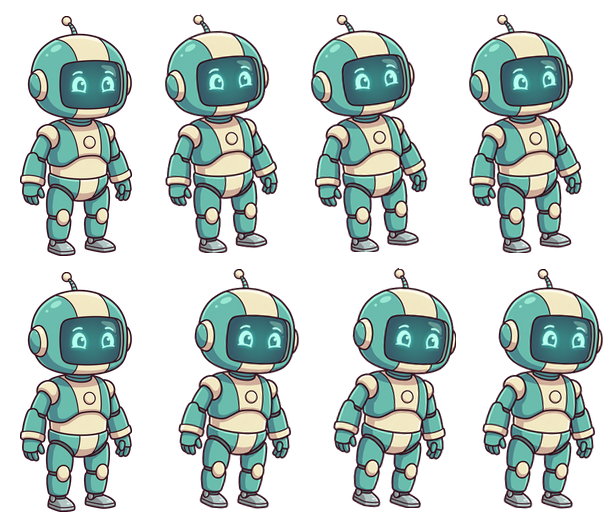
#> input picture examples/content/characters/robot/dance.png, 608 x 512 px
$ python signals.py ../../examples/content/characters/robot/dance.png ../../examples/content/characters/robot/robot.png
#> lines starting #> are read from the running program, lines starting #| are printed output that depends on the picture; after the words box and inside, x2 and y2 are one past the last pixel; in counts of white or black regions, pixels touching at a corner belong together
"""The signs drawn over heads: a raised hand (waiting on you) and a Z (dozing off).

Generated once as one image on magenta (google/gemini-3.1-flash-image via OpenRouter, with a
character sheet frame attached for the style), then keyed, cut apart and packed here.
Usage: python3 -I signals.py <raw.png> <out_dir>
"""
import json
import sys
from pathlib import Path

import numpy as np
from PIL import Image
from scipy import ndimage

RAW, OUT = Path(sys.argv[1]), Path(sys.argv[2])
NAMES = ["hand", "z"]  # left to right in the raw image
HEIGHT = 96  # px per sign in the atlas; drawn 6 to 22 world px tall
PAD = 4


def key_magenta(rgb):
    """The same key as process.py: soft edge, despill, strongly red or blue pixels kept."""
    a = rgb.astype(np.float32)
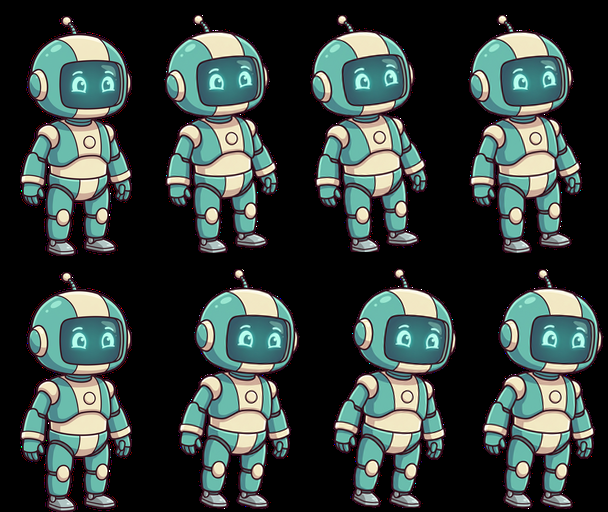
#> a: shape (512, 608, 3) float32; mean R, G, B 54.3, 65.7, 62.3
    r, g, b = a[..., 0], a[..., 1], a[..., 2]
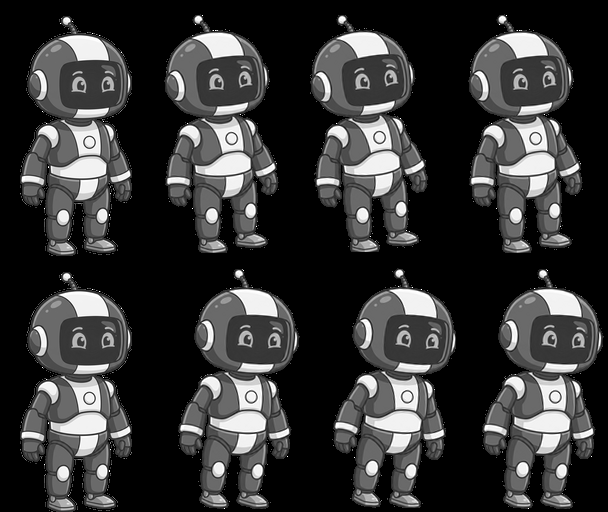
#> r: shape (512, 608) float32; min 0, max 255, mean 54.3
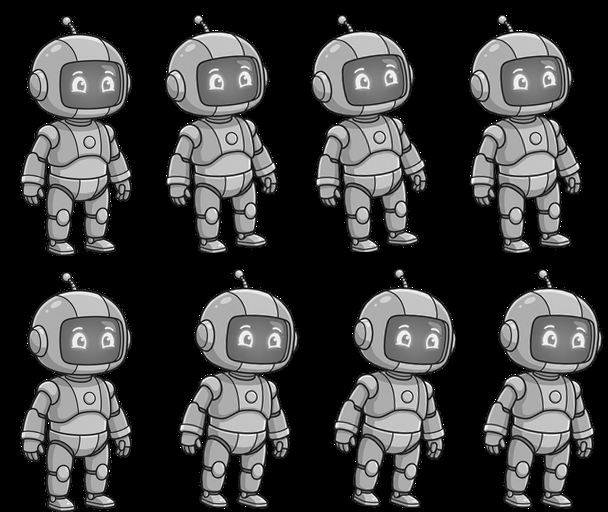
#> b: shape (512, 608) float32; min 0, max 255, mean 62.4
    m = np.minimum(r, b) - g
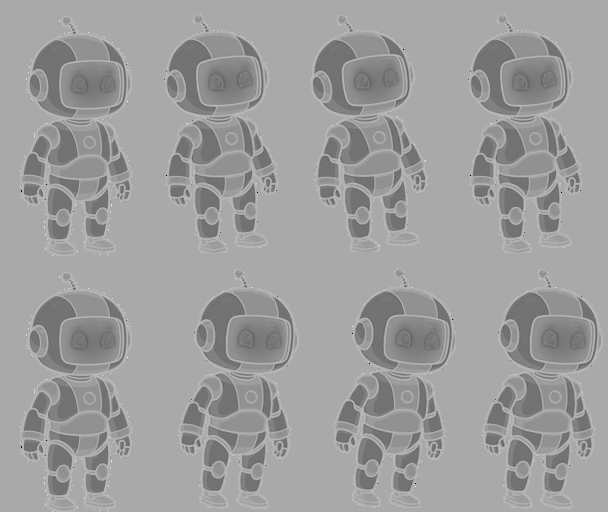
#> m: shape (512, 608) float32; min -255, max 128, mean -18.3; drawn with min black and max white
    alpha = np.clip(1.0 - (m - 60.0) / 90.0, 0.0, 1.0)
    alpha = np.where(np.abs(r - b) > 110, 1.0, alpha)
    spill = np.clip(m, 0, None) * (alpha < 0.999) + np.clip(m - 25, 0, None) * (alpha >= 0.999)
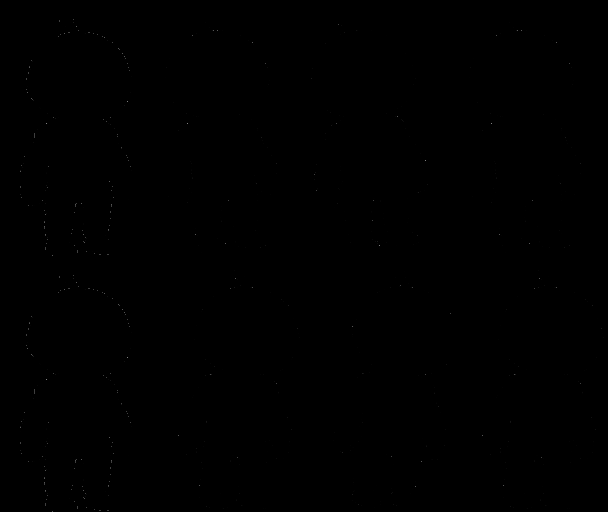
#> spill: shape (512, 608) float32; min 0, max 128, mean 0.1
    out = np.dstack([np.clip(r - spill * 0.85, 0, 255), g, np.clip(b - spill * 0.85, 0, 255), alpha * 255]).astype(np.uint8)
    out[..., 3][out[..., 3] < 24] = 0
    return out


def main():
    keyed = key_magenta(np.asarray(Image.open(RAW).convert("RGB")))
    lab, n = ndimage.label(keyed[..., 3] > 128, structure=np.ones((3, 3)))
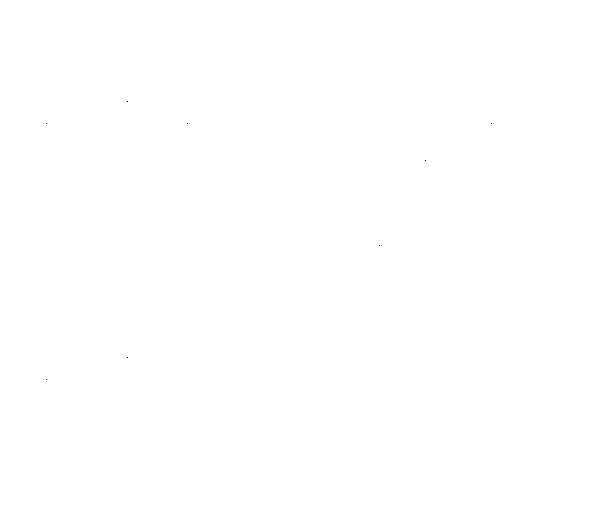
#> lab: shape (512, 608) int32; values 0 (black) and 1 (white), 100% white; black in thin lines or dots, all inside (x1, y1, x2, y2) = (46, 101, 492, 380)
#> n = 1
    # the big blobs, left to right
    sizes = ndimage.sum(np.ones_like(lab), lab, range(1, n + 1))
#> sizes = [311288]
    big = [i + 1 for i in np.argsort(sizes)[::-1][: len(NAMES)]]
#> big = [1]
    boxes = sorted((ndimage.find_objects(lab)[i - 1] for i in big), key=lambda s: s[1].start)
#> boxes = 1 item
    signs = []
    for (ys, xs) in boxes:
        crop = Image.fromarray(keyed[max(ys.start - PAD, 0):ys.stop + PAD, max(xs.start - PAD, 0):xs.stop + PAD])
        w = round(crop.width * HEIGHT / crop.height)
        signs.append(crop.resize((w, HEIGHT), Image.LANCZOS))
#> this loop made 1 pass
#> w on pass 1: 114
#> after the loop, signs = 1 item
    atlas = Image.new("RGBA", (sum(s.width + 2 for s in signs), HEIGHT), (0, 0, 0, 0))
#> atlas: PIL image 116x96 RGBA; every value is 0
    items, x = {}, 0
    for name, s in zip(NAMES, signs):
        atlas.paste(s, (x, 0))
        items[name] = [x, 0, s.width, s.height]
        x += s.width + 2
#> this loop made 1 pass
#> (name, x) on pass 1: ('hand', 116)
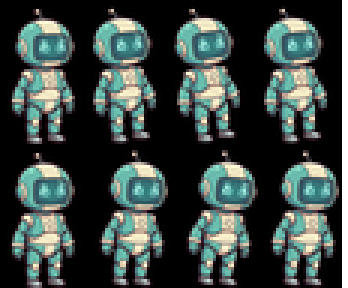
#> atlas: PIL image 116x96 RGBA (shown 3 times larger); mean R, G, B, A 53.7, 65.3, 61.8, 250.6; transparent parts drawn white
#> after the loop, items = {'hand': [0, 0, 114, 96]}; x = 116
    atlas.save(OUT / "signals.webp", lossless=True)
#> (the run stopped early here; a loop or call above may not have finished)
